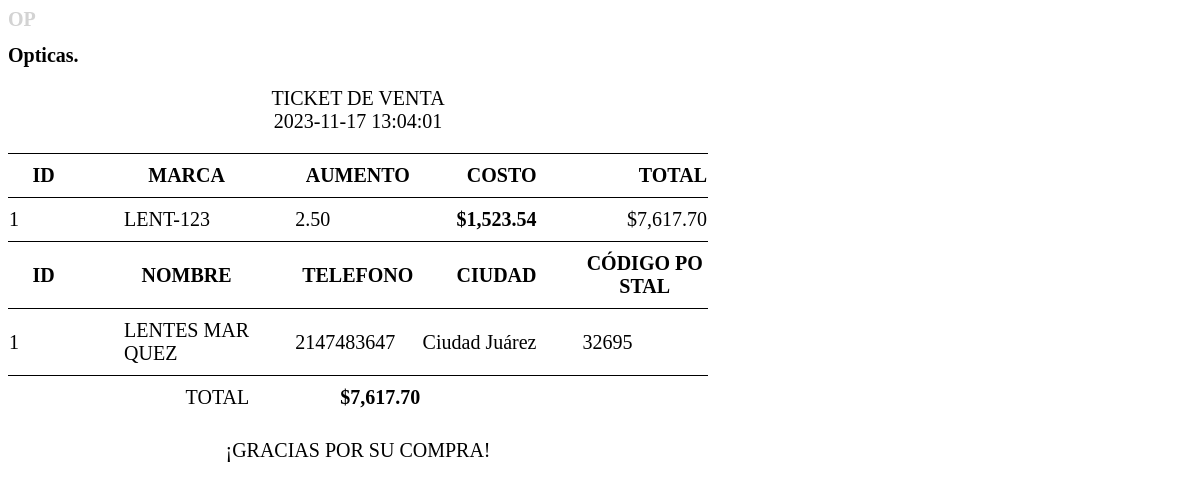
/imprimirTicket.php?id=5, run on the app's committed database.
### tables this page shows
CREATE TABLE `ventas` (
  `id` bigint(20) NOT NULL,
  `fecha` datetime NOT NULL,
  `total` decimal(7,2) NOT NULL
);

CREATE TABLE `productos` (
  `id` int(11) NOT NULL,
  `marca` varchar(50) NOT NULL,
  `color` varchar(50) NOT NULL,
  `tipo_armazon` varchar(50) NOT NULL,
  `diseno` varchar(50) NOT NULL,
  `aumento` decimal(10,2) NOT NULL,
  `costo` decimal(10,2) NOT NULL,
  `disponible` int(11) NOT NULL
);

CREATE TABLE `productos_vendidos` (
  `id` int(10) NOT NULL,
  `id_producto` int(10) NOT NULL,
  `cantidad` int(10) NOT NULL,
  `id_venta` int(10) NOT NULL
);

CREATE TABLE `proveedores` (
  `id` int(10) NOT NULL,
  `id_Producto` int(11) NOT NULL,
  `nombre` varchar(50) NOT NULL,
  `correo` varchar(150) NOT NULL,
  `usuario` varchar(50) NOT NULL,
  `telefono` int(10) NOT NULL,
  `domicilio` varchar(100) NOT NULL,
  `cp` int(5) NOT NULL,
  `ciudad` varchar(50) NOT NULL
);

### imprimirTicket.php (the view, shortened to what this page needs)
<?php
$id = $_GET["id"];
include_once "base_de_datos.php";
$sentencia = $base_de_datos->prepare("SELECT id, fecha, total FROM ventas WHERE id = ?");
$sentencia->execute([$id]);
$venta = $sentencia->fetchObject();
$setenciaproductos = $base_de_datos->prepare("SELECT  v.marca, v.costo, v.aumento, vv.id_producto, vv.cantidad, p.id, p.nombre, p.telefono, p.ciudad, p.cp
FROM productos v
INNER JOIN
productos_vendidos vv
ON v.id = vv.id_producto
INNER JOIN
proveedores p
ON v.id = p.id_Producto
WHERE vv.id_venta = ?");
$setenciaproductos->execute([$id]);
$productos = $setenciaproductos->fetchAll();
?>
<body>
    <div class="ticket">
        <h1 style="color: lightgray;">OP</h1>
        <h1>Opticas.</h1>
        <p class="centrado">TICKET DE VENTA
            <br><?php echo $venta->fecha; ?>
        </p>
        <table>
            <thead>
                <tr>
                    <th class="id">ID</th>
                    <th class="cantidad">MARCA</th>
                    <th class="cantidad">AUMENTO</th>
                    <th class="costo">COSTO</th>
                    <th class="costo">TOTAL</th>
                </tr>
            </thead>
            <tbody>
                <?php
                $total = 0;
                foreach ($productos as $producto) {
                    $subtotal = $producto->costo * $producto->cantidad;
                    $total += $subtotal;
                ?>
                    <tr>
                        <td class="producto"><?php echo $producto->id_producto;  ?></td>
                        <td class="cantidad"><?php echo $producto->marca;  ?> </td>
                        <td class="cantidad">  <?php echo $producto->aumento;  ?></td>
                        <td class="costo"><strong>$<?php echo number_format($producto->costo, 2) ?></strong></td>
                        <td class="costo">$<?php echo number_format($subtotal, 2)  ?></td>
                    </tr>
                    <tr>
                    <th class="id">ID</th>
                    <th class="cantidad">NOMBRE</th>
                    <th class="cantidad">TELEFONO</th>
                    <th class="costo">CIUDAD</th>
                    <th class="cantidad">CÓDIGO POSTAL</th>
                </tr>
                <?php } ?>
                <?php
                foreach ($productos as $producto) {
                ?>
                    <tr>
                        <td class="id"><?php echo $producto->id;  ?></td>
                        <td class="cantidad"><?php echo $producto->nombre;  ?> </td>
                        <td class="cantidad">  <?php echo $producto->telefono;  ?></td>
                        <td class="costo">  <?php echo $producto->ciudad;  ?></td>
                        <td class="cantidad">  <?php echo $producto->cp;  ?></td>
                    </tr>
                <?php } ?>
                <tr>
                    <td colspan="2" style="text-align: right;">TOTAL</td>
                    <td class="costo">
                        <strong>$<?php echo number_format($total, 2) ?></strong>
                    </td>
                </tr>
            </tbody>
        </table>
        <p class="centrado">¡GRACIAS POR SU COMPRA!
        </p>
    </div>
</body>

### imprimirTicket.php (style rules this page uses)
* { font-size: 20px; font-family: 'Times New Roman'; }
td, th, tr, table { border-top: 1px solid black; padding-top: 10px; padding-bottom: 10px; border-collapse: collapse; }
td.id { width: 15px; max-width: 15px; }
td.producto, th.producto { width: 80px; max-width: 80px; }
td.cantidad, th.cantidad { padding-left: 45px; width: 150px; max-width: 150px; word-break: break-all; }
td.costo, th.costo { width: 135px; max-width: 135px; word-break: break-all; text-align: right; }
.centrado { text-align: center; align-content: center; }
.ticket { width: 700px; max-width: 700px; }

### data on the page
ventas: fecha "2023-11-17 13:04:01"
productos: productos_vendidos.id_producto "1", marca "LENT-123", aumento "2.50", costo "1,523.54", costo.cantidad "7,617.70", proveedores.id "1", proveedores.nombre "LENTES MARQUEZ", proveedores.telefono "2147483647", proveedores.ciudad "Ciudad Juárez", proveedores.cp "32695"

### other printed values
$total "7,617.70"
